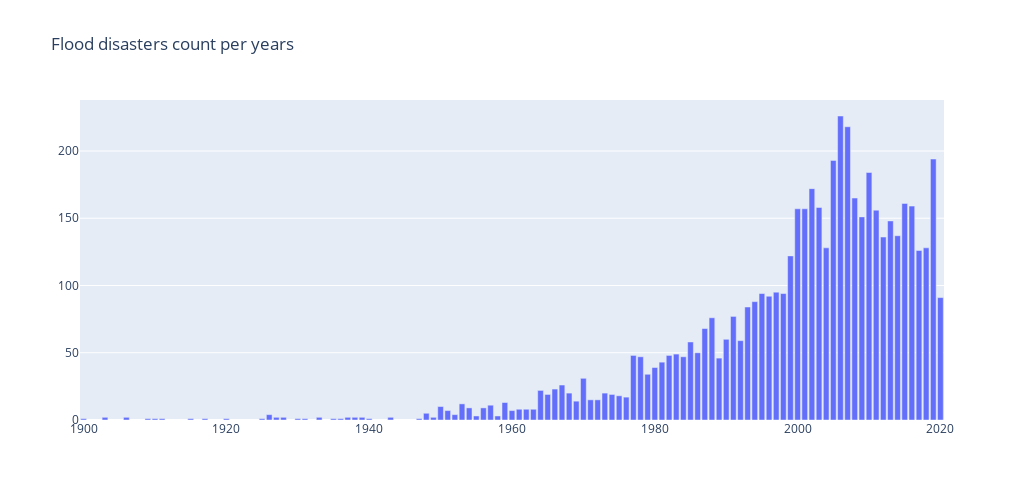

Source (notebook cell):
### Code cell
fig = go.Figure(
    data=[go.Bar(x=df_disaster.index, y=df_disaster["Seq"])],
    layout_title_text="Flood disasters count per years",
)
fig.update_layout(autosize=True, width=1024, height=500)  # For interactive plot
fig.show(renderer="svg")  # Static plot for GitHub

### Figure 1 — Plotly figure (JSON) as saved in the notebook; plotly's stock layout.template omitted (floating-point values rounded to 4 significant figures)
{"data": [{"type": "bar", "x": [1900, 1903, 1906, 1909, 1910, 1911, 1915, 1917, 1920, 1925, 1926, 1927, 1928, 1930, 1931, 1933, 1935, 1936, 1937, 1938, 1939, 1940, 1943, 1947, 1948, 1949, 1950, 1951, 1952, 1953, 1954, 1955, 1956, 1957, 1958, 1959, 1960, 1961, 1962, 1963, 1964, 1965, 1966, 1967, 1968, 1969, 1970, 1971, 1972, 1973, 1974, 1975, 1976, 1977, 1978, 1979, 1980, 1981, 1982, 1983, 1984, 1985, 1986, 1987, 1988, 1989, 1990, 1991, 1992, 1993, 1994, 1995, 1996, 1997, 1998, 1999, 2000, 2001, 2002, 2003, 2004, 2005, 2006, 2007, 2008, 2009, 2010, 2011, 2012, 2013, 2014, 2015, 2016, 2017, 2018, 2019, 2020], "y": [1, 2, 2, 1, 1, 1, 1, 1, 1, 1, 4, 2, 2, 1, 1, 2, 1, 1, 2, 2, 2, 1, 2, 1, 5, 2, 10, 7, 4, 12, 9, 3, 9, 11, 3, 13, 7, 8, 8, 8, 22, 19, 23, 26, 20, 14, 31, 15, 15, 20, 19, 18, 17, 48, 47, 34, 39, 43, 48, 49, 47, 58, 50, 68, 76, 46, 60, 77, 59, 84, 88, 94, 92, 95, 94, 122, 157, 157, 172, 158, 128, 193, 226, 218, 165, 151, 184, 156, 136, 148, 137, 161, 159, 126, 128, 194, 91]}], "layout": {"autosize": true, "height": 500, "title": {"text": "Flood disasters count per years"}, "width": 1024, "xaxis": {"autorange": true, "range": [1900.0, 2020.0], "type": "linear"}, "yaxis": {"autorange": true, "range": [0, 237.9], "type": "linear"}}}
